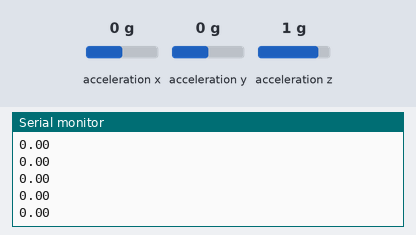
This sketch was run on a simulated Arduino Uno, built with avr-gcc and run on an emulated ATmega328P. Shown: the last lines printed to the serial monitor. The inputs (shaded band) are chosen by the test bench; at power-on: acceleration x 0 g, acceleration y 0 g, acceleration z 1 g.

Above: at 1.2 s.
1.3 s: acceleration x set to -1.4 g
At 1.33 s:
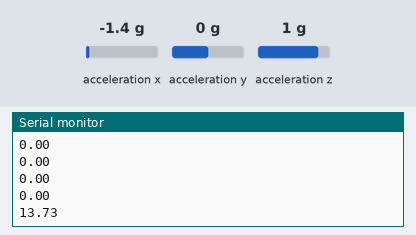
2.8 s: acceleration y set to -0.8 g
At 4.48 s:
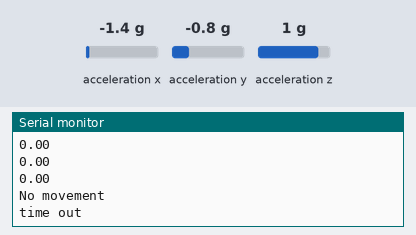
5.8 s: acceleration z set to -1.4 g
At 5.9 s:
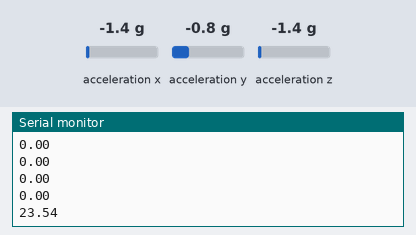
Timing chart, 0 to 8.8 s (numbered marks = the images above; inputs shaded):
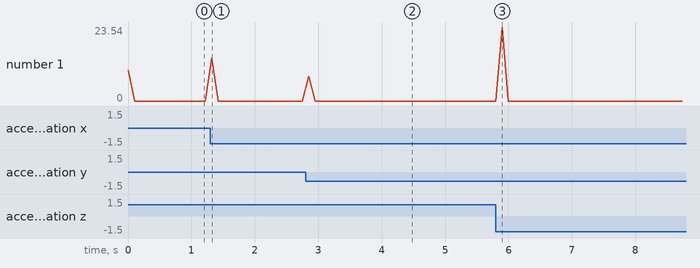

The sketch:

bodymovements.ino
```cpp
#include <Wire.h>
#include <Adafruit_Sensor.h>
#include <Adafruit_ADXL345_U.h>

int timecount=45;
int maxlim=4;
int catofmove[5]={0};

Adafruit_ADXL345_Unified accel = Adafruit_ADXL345_Unified(12345);
float X=0;
float Y=0;
float Z=0;
void setup() {
  Serial.begin(115200);
  while (!Serial) {
    delay(10);
  }

  Serial.println("Starting ADXL345 test...");

  if (!accel.begin()) {
    Serial.println("ADXL345 not found");
    while (1);
  }
}
void loop() {
  sensors_event_t event;
  accel.getEvent(&event);
  float x=event.acceleration.x;
  float y=event.acceleration.y;
  float z=event.acceleration.z;
  float res=sqrt((X-x)*(X-x)+(Y-y)*(Y-y)+(Z-z)*(Z-z));
  X=x;
  Y=y;
  Z=z;
  Serial.println(res);


  if(res>=15)
  catofmove[0]+=1;
  if(res<15 && res>=3.5)
  catofmove[1]+=1;
  if(res<3.5 && res>=1)
  catofmove[2]+=1;
  if(res<1 && res>=0.25)
  catofmove[3]+=1;
  if(res<0.25)
  catofmove[4]+=1;

  timecount--;

  if(timecount<=0)
  {
    for(int i=0;i<5;i++)
    {
      if(catofmove[i]>=maxlim)
      {
          sendmsg(i);
          break;
      }
    }
    for(int i=0;i<5;i++)
    {
       catofmove[i]=0;
    }
   Serial.println("time out");
   timecount=45;
  }
  delay(100);
}

void sendmsg(int i)
{
  if(i==0)
  Serial.println("Heavy movement");
  if(i==1)
  Serial.println("Doing work");
  if(i==2)
  Serial.println("Moving body parts");
  if(i==3)
  Serial.println("Little movement");
  if(i==4)
  Serial.println("No movement");
}
```

Measured:
- after the input at 1.3 s, the serial monitor: prints a new line at once (image 1)
- after the input at 2.8 s, the serial monitor: prints a new line after 0.05 s (image 2)
- after the input at 5.8 s, the serial monitor: prints a new line after 0.10 s (image 3)
